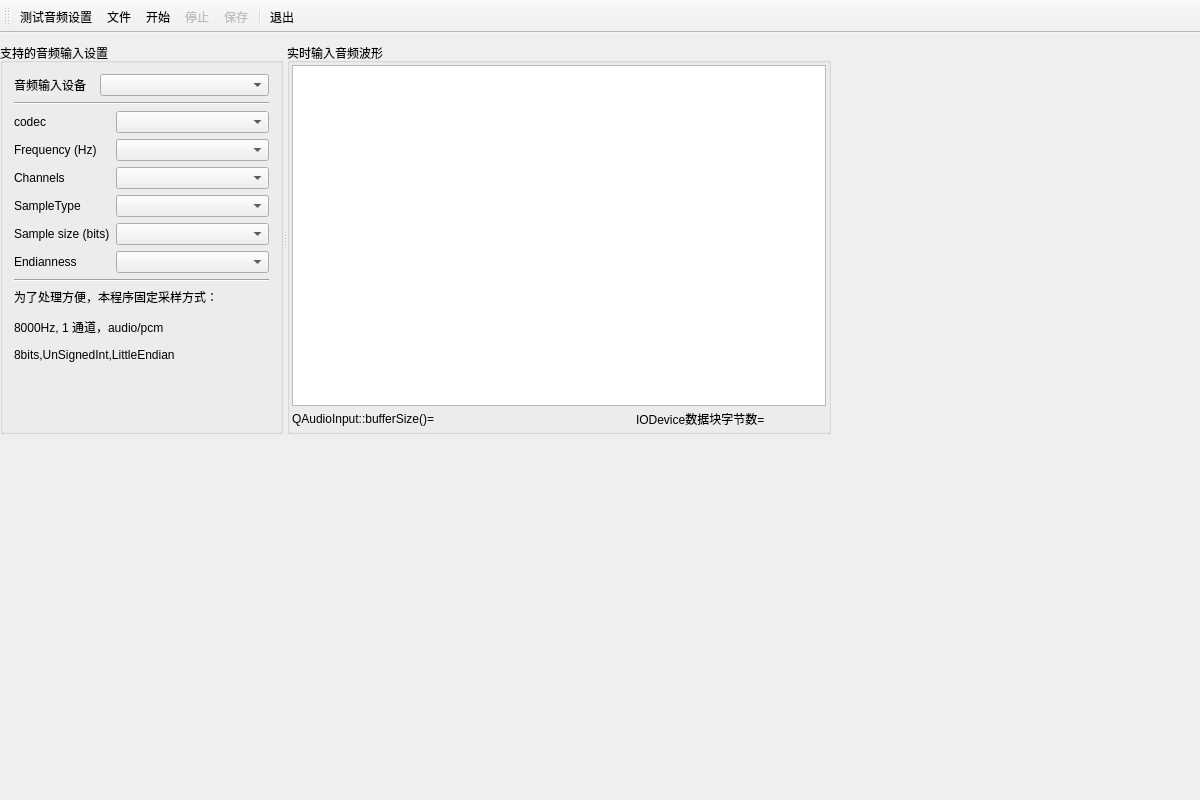
<?xml version="1.0" encoding="UTF-8"?>
<ui version="4.0">
 <class>AudioWindow</class>
 <widget class="QMainWindow" name="AudioWindow">
  <property name="geometry">
   <rect>
    <x>0</x>
    <y>0</y>
    <width>1200</width>
    <height>800</height>
   </rect>
  </property>
  <property name="windowTitle">
   <string>QAudioInput进行音频输入</string>
  </property>
  <widget class="QWidget" name="centralWidget">
   <widget class="QSplitter" name="splitter">
    <property name="geometry">
     <rect>
      <x>0</x>
      <y>10</y>
      <width>831</width>
      <height>391</height>
     </rect>
    </property>
    <property name="orientation">
     <enum>Qt::Horizontal</enum>
    </property>
    <widget class="QGroupBox" name="groupBoxDevice">
     <property name="maximumSize">
      <size>
       <width>300</width>
       <height>16777215</height>
      </size>
     </property>
     <property name="title">
      <string>支持的音频输入设置</string>
     </property>
     <layout class="QVBoxLayout" name="verticalLayout_2">
      <item>
       <layout class="QHBoxLayout" name="horizontalLayout">
        <item>
         <widget class="QLabel" name="label">
          <property name="maximumSize">
           <size>
            <width>80</width>
            <height>16777215</height>
           </size>
          </property>
          <property name="text">
           <string>音频输入设备</string>
          </property>
         </widget>
        </item>
        <item>
         <widget class="QComboBox" name="comboDevices"/>
        </item>
       </layout>
      </item>
      <item>
       <widget class="Line" name="line">
        <property name="orientation">
         <enum>Qt::Horizontal</enum>
        </property>
       </widget>
      </item>
      <item>
       <layout class="QGridLayout" name="gridLayout">
        <item row="0" column="0">
         <widget class="QLabel" name="actualCodecLabel">
          <property name="text">
           <string>codec</string>
          </property>
         </widget>
        </item>
        <item row="0" column="1">
         <widget class="QComboBox" name="comboCodec"/>
        </item>
        <item row="1" column="0">
         <widget class="QLabel" name="actualFreqLabel">
          <property name="text">
           <string>Frequency (Hz)</string>
          </property>
         </widget>
        </item>
        <item row="1" column="1">
         <widget class="QComboBox" name="comboSampleRate">
          <property name="sizePolicy">
           <sizepolicy hsizetype="Expanding" vsizetype="Fixed">
            <horstretch>0</horstretch>
            <verstretch>0</verstretch>
           </sizepolicy>
          </property>
         </widget>
        </item>
        <item row="2" column="0">
         <widget class="QLabel" name="actualChannelLabel">
          <property name="text">
           <string>Channels</string>
          </property>
         </widget>
        </item>
        <item row="2" column="1">
         <widget class="QComboBox" name="comboChannels"/>
        </item>
        <item row="3" column="0">
         <widget class="QLabel" name="actualSampleTypeLabel">
          <property name="text">
           <string>SampleType</string>
          </property>
         </widget>
        </item>
        <item row="3" column="1">
         <widget class="QComboBox" name="comboSampleTypes"/>
        </item>
        <item row="4" column="0">
         <widget class="QLabel" name="actualSampleSizeLabel">
          <property name="text">
           <string>Sample size (bits)</string>
          </property>
         </widget>
        </item>
        <item row="4" column="1">
         <widget class="QComboBox" name="comboSampleSizes"/>
        </item>
        <item row="5" column="0">
         <widget class="QLabel" name="actualEndianLabel">
          <property name="text">
           <string>Endianness</string>
          </property>
         </widget>
        </item>
        <item row="5" column="1">
         <widget class="QComboBox" name="comboByteOrder"/>
        </item>
       </layout>
      </item>
      <item>
       <widget class="Line" name="line_2">
        <property name="orientation">
         <enum>Qt::Horizontal</enum>
        </property>
       </widget>
      </item>
      <item>
       <widget class="QLabel" name="label_2">
        <property name="text">
         <string>&lt;html&gt;&lt;head/&gt;&lt;body&gt;&lt;p&gt;为了处理方便，本程序固定采样方式：&lt;/p&gt;&lt;p&gt;8000Hz, 1 通道，audio/pcm&lt;/p&gt;&lt;p&gt;8bits,UnSignedInt,LittleEndian&lt;/p&gt;&lt;/body&gt;&lt;/html&gt;</string>
        </property>
        <property name="textFormat">
         <enum>Qt::AutoText</enum>
        </property>
       </widget>
      </item>
      <item>
       <spacer name="verticalSpacer">
        <property name="orientation">
         <enum>Qt::Vertical</enum>
        </property>
        <property name="sizeHint" stdset="0">
         <size>
          <width>20</width>
          <height>40</height>
         </size>
        </property>
       </spacer>
      </item>
     </layout>
    </widget>
    <widget class="QGroupBox" name="groupBox_2">
     <property name="title">
      <string>实时输入音频波形</string>
     </property>
     <layout class="QVBoxLayout" name="verticalLayout">
      <property name="spacing">
       <number>3</number>
      </property>
      <property name="leftMargin">
       <number>2</number>
      </property>
      <property name="topMargin">
       <number>2</number>
      </property>
      <property name="rightMargin">
       <number>2</number>
      </property>
      <property name="bottomMargin">
       <number>2</number>
      </property>
      <item>
       <widget class="QChartView" name="chartView"/>
      </item>
      <item>
       <layout class="QHBoxLayout" name="horizontalLayout_2">
        <item>
         <widget class="QLabel" name="LabBufferSize">
          <property name="minimumSize">
           <size>
            <width>200</width>
            <height>0</height>
           </size>
          </property>
          <property name="text">
           <string>QAudioInput::bufferSize()=</string>
          </property>
         </widget>
        </item>
        <item>
         <spacer name="horizontalSpacer">
          <property name="orientation">
           <enum>Qt::Horizontal</enum>
          </property>
          <property name="sizeHint" stdset="0">
           <size>
            <width>40</width>
            <height>20</height>
           </size>
          </property>
         </spacer>
        </item>
        <item>
         <widget class="QLabel" name="LabBlockSize">
          <property name="minimumSize">
           <size>
            <width>190</width>
            <height>0</height>
           </size>
          </property>
          <property name="text">
           <string>IODevice数据块字节数=</string>
          </property>
         </widget>
        </item>
       </layout>
      </item>
     </layout>
    </widget>
   </widget>
  </widget>
  <widget class="QToolBar" name="mainToolBar">
   <property name="enabled">
    <bool>true</bool>
   </property>
   <property name="toolButtonStyle">
    <enum>Qt::ToolButtonTextBesideIcon</enum>
   </property>
   <attribute name="toolBarArea">
    <enum>TopToolBarArea</enum>
   </attribute>
   <attribute name="toolBarBreak">
    <bool>false</bool>
   </attribute>
   <addaction name="actDeviceTest"/>
   <addaction name="actFile"/>
   <addaction name="actStart"/>
   <addaction name="actStop"/>
   <addaction name="actSave"/>
   <addaction name="separator"/>
   <addaction name="actQuit"/>
  </widget>
  <action name="actDeviceTest">
   <property name="icon">
    <iconset>
     <normaloff>images/22.ico</normaloff>images/22.ico</iconset>
   </property>
   <property name="text">
    <string>测试音频设置</string>
   </property>
   <property name="toolTip">
    <string>测试音频设置</string>
   </property>
  </action>
  <action name="actStart">
   <property name="icon">
    <iconset>
     <normaloff>images/626.bmp</normaloff>images/626.bmp</iconset>
   </property>
   <property name="text">
    <string>开始</string>
   </property>
   <property name="toolTip">
    <string>开始</string>
   </property>
  </action>
  <action name="actStop">
   <property name="enabled">
    <bool>false</bool>
   </property>
   <property name="icon">
    <iconset>
     <normaloff>images/624.bmp</normaloff>images/624.bmp</iconset>
   </property>
   <property name="text">
    <string>停止</string>
   </property>
   <property name="toolTip">
    <string>停止</string>
   </property>
  </action>
  <action name="actQuit">
   <property name="icon">
    <iconset>
     <normaloff>images/132.bmp</normaloff>images/132.bmp</iconset>
   </property>
   <property name="text">
    <string>退出</string>
   </property>
   <property name="toolTip">
    <string>退出</string>
   </property>
  </action>
  <action name="actSave">
   <property name="enabled">
    <bool>false</bool>
   </property>
   <property name="icon">
    <iconset>
     <normaloff>images/104.bmp</normaloff>images/104.bmp</iconset>
   </property>
   <property name="text">
    <string>保存</string>
   </property>
   <property name="toolTip">
    <string>保存</string>
   </property>
  </action>
  <action name="actFile">
   <property name="icon">
    <iconset>
     <normaloff>images/001.GIF</normaloff>images/001.GIF</iconset>
   </property>
   <property name="text">
    <string>文件</string>
   </property>
   <property name="toolTip">
    <string>文件</string>
   </property>
  </action>
 </widget>
 <layoutdefault spacing="6" margin="11"/>
 <customwidgets>
  <customwidget>
   <class>QChartView</class>
   <extends>QGraphicsView</extends>
   <header location="global">qchartview.h</header>
  </customwidget>
 </customwidgets>
 <resources>
  <include location="DemoApplication.qrc"/>
 </resources>
 <connections>
  <connection>
   <sender>actQuit</sender>
   <signal>triggered()</signal>
   <receiver>AudioWindow</receiver>
   <slot>close()</slot>
   <hints>
    <hint type="sourcelabel">
     <x>-1</x>
     <y>-1</y>
    </hint>
    <hint type="destinationlabel">
     <x>437</x>
     <y>248</y>
    </hint>
   </hints>
  </connection>
 </connections>
</ui>
